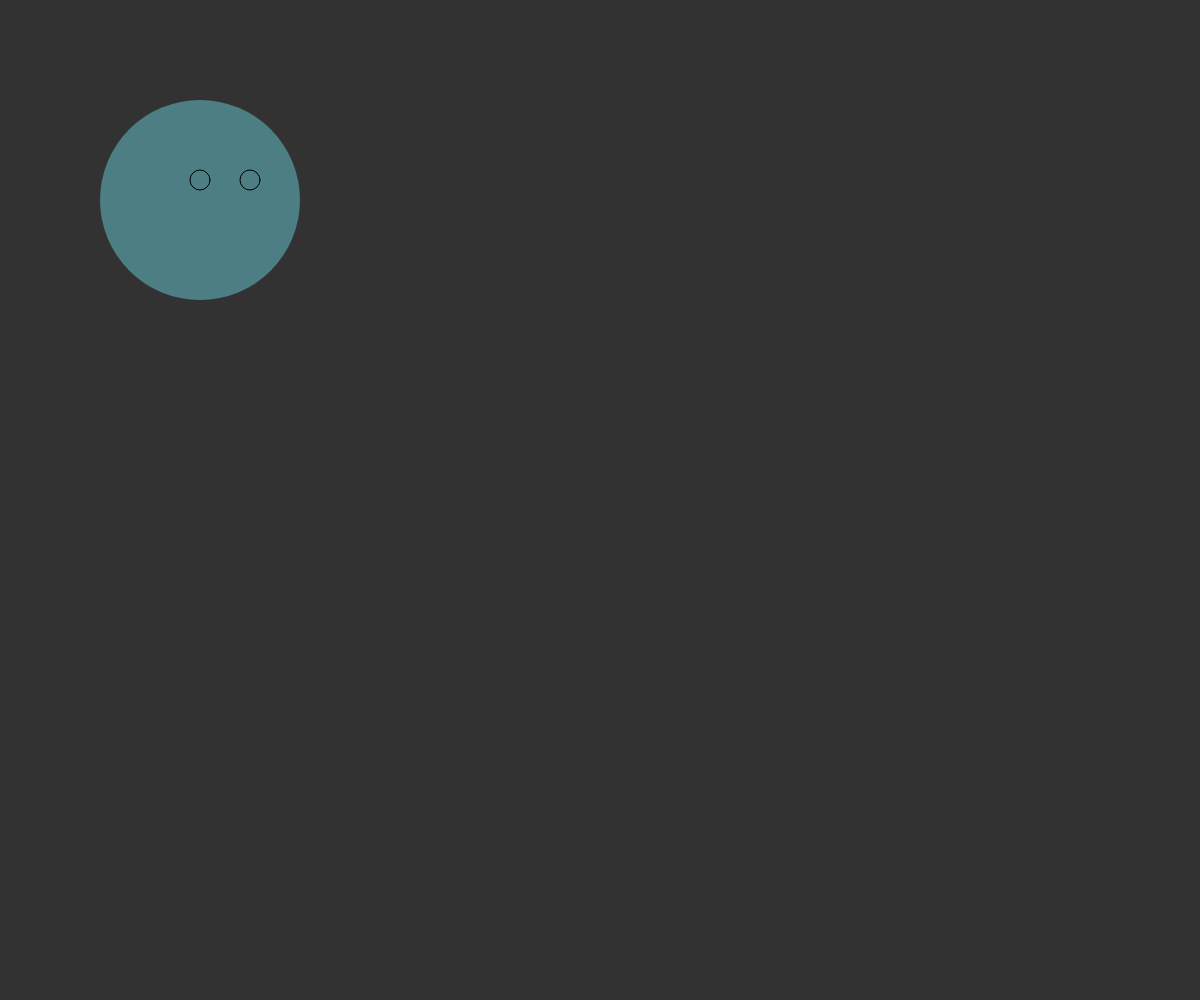
Frame 1 (no input)
Frame 60 (no input): identical to frame 1, image omitted
Frame 120 (the mouse pressed at the canvas centre since frame 60): identical to frame 1, image omitted

The p5.js sketch that drew this single still picture (run headless with seeded random() and noise() and a simulated clock; from frame 60 on, the mouse is pressed at the canvas centre):

// p5.js sketch
// ── sketch.js
/*
    interactive story by jayson 
*/

// global variable



function setup() {
    createCanvas (windowWidth, windowHeight);
}

function draw() {
    background(50);
    
    // first character
    fill('#4c7e84');
    noStroke();
    ellipse(200, 200, 200, 200);    // body
    
    stroke(0);
    ellipse(250, 180, 20);  // left eye
    ellipse(200, 180, 20);  // right eye
    
    
}
